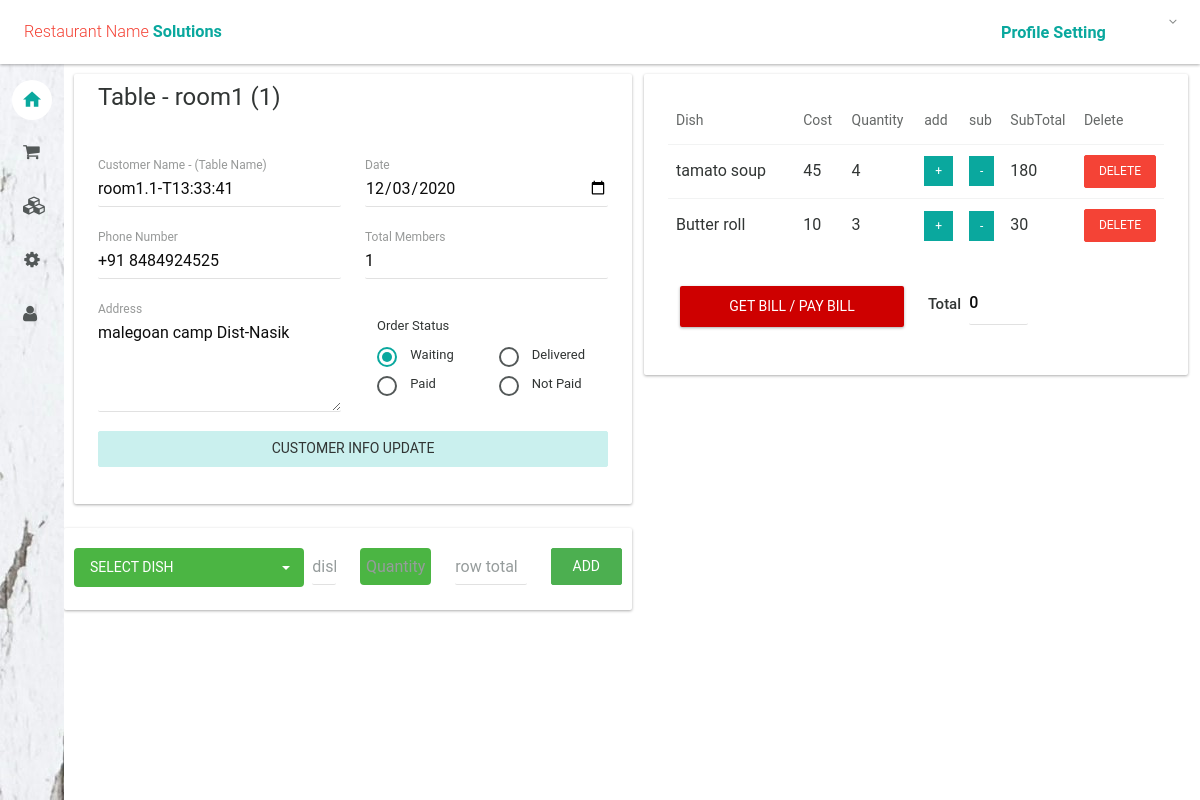
Screenshot of /CustomerAndDish/edit/66/ (signed in) with the database file from the repository.
### CustomerAndDish/models.py (models this page shows, shortened)
class TableInfo(models.Model):
    cust_id = models.ForeignKey(Customer, on_delete=models.SET_NULL,default='',blank=True, null=True)
    table_room = models.CharField(max_length=200, blank=False, null=False)
    table_no = models.SmallIntegerField(null=False)
    table_n = models.CharField(max_length=200, blank=True, null=True)
    in_time = models.DateTimeField(auto_now=True)
    is_close = models.BooleanField(default=0)

class Customer(models.Model):
    cust_id = models.AutoField(primary_key=True)
    table = models.CharField(max_length=255, blank=True, verbose_name='Table No.', null=True)
    name = models.CharField(max_length=200)
    phone = models.CharField(max_length=20,blank=True)
    address = models.TextField(blank=True)
    date = models.DateField(blank=True)
    time_in = models.TimeField(blank=True)
    payment_option = models.CharField(max_length=50) # Post pay / Pre Pay
    order_type = models.CharField(max_length=50)  #Dine In / Take Away
    order_status = models.CharField(max_length=50)
    order_total = models.IntegerField(blank=True) #Total bill
    no_of_people = models.IntegerField(blank=True)

class Customer_Dish(models.Model): #Invoice
    class Meta:
        unique_together = (('cust_id', 'dish_id'),)
    cust_id = models.ForeignKey(Customer,on_delete=models.CASCADE)
    dish_id =  models.ForeignKey(Dish,on_delete=models.CASCADE)
    quantity = models.IntegerField()
    dish_price = models.IntegerField()
    dish_row_total = models.IntegerField() #quantity * dishPrice

class Dish(models.Model):
    dish_id = models.AutoField(primary_key=True)
    def_dish_id = models.ForeignKey(DefaultDish,on_delete=models.CASCADE,default="")
    dish_name = models.CharField(max_length=50,default=def_dish_id)
    category = models.CharField(max_length=50,default='--')
    subcategory = models.CharField(max_length=50,default='--')
    active = models.CharField(max_length=50,default=1)
    date_created = models.DateField(default=datetime.now, blank=True)
    price = models.IntegerField()
    def __str__(self):
        return str(f'{self.def_dish_id}')

class DefaultDish(models.Model):
    dish_name_Def = models.CharField(db_column="dish", max_length=100)
    category = models.CharField(db_column="category",max_length=100)
    subcategory = models.CharField(db_column="subcategory",max_length=100)
    active = models.IntegerField(default='1')
    def __str__(self):
        return str(f'{self.dish_name_Def}')

### CustomerAndDish/views.py (the view)
# urls.py: url(r'^edit/(?P<cust_id>\d+)/$', views.Edit_Order, name='editOrder'),
@login_required
def Edit_Order(request,cust_id):
    customer = Customer.objects.get(cust_id=cust_id)
    table_obj = TableInfo.objects.get(table_n=customer.table)
    dishes_object = Customer_Dish.objects.filter(cust_id=cust_id)
    Dishes = Dish.objects.all()
    return render(request, 'CustomerAndDish/new_order.html', {'Dishes': Dishes,'table_obj':table_obj, 'order_dises': dishes_object})

### CustomerAndDish/templates/CustomerAndDish/new_order.html (shortened to what this page needs)
{% extends 'layout.html' %} {% load widget_tweaks %}
{% block body %}
<div class="container-fluid bg-light mt-5">
	<div class="row">
		<div class="col-sm-6">
			<div class="row">
				<div class="card" style="margin-top: 10px;margin-left: 10px;">
					<div class="card-head style-light">
						<header>
							<h2>Table - {{table_obj.table_room}} ({{table_obj.table_no}})</h2>
						</header>
					</div>
					<div class="card-body">
						<form class="form" role="form" action="/CustomerAndDish/new_order/{{table_obj.table_n}}"
							method="post">
							<div class="row">
								<div class="col-sm-6" style="margin-top: 0px;">
									<div class="form-group floating-label">
										<input type="text" name="Custname" class="form-control"
											value="{{table_obj.cust_id.name}}" />
										<label for="regular2">Customer Name - (Table Name)</label>
									</div>
									<div class="form-group floating-label" style="margin-top: 0px;">
										<input type="text" name="CustPhone" class="form-control"
											value="{{table_obj.cust_id.phone}}" />
										<label for="regular2">Phone Number</label>
									</div>
								</div>
								<div class="col-sm-6" style="margin-top: 0px;">
									<div class="form-group" style="margin-top: 0px;">
										<input type="date" class="form-control" id="CustOrderDate1"
											name="CustOrderDate1">
										<label for="regular2">Date</label>
									</div>
									<div class="row">
										<div class="col-sm-12">
											<div class="form-group floating-label" style="margin-top: 0px;">
												<input type="text" name="CustTotalFamilyMember" class="form-control"
													value="{{table_obj.cust_id.no_of_people}}" />
												<label for="select2">Total Members</label>
											</div>
										</div>
									</div>
								</div>
							</div>
							<div class="row">
								<div class="col-sm-6">
									<div class="form-group floating-label">
										<textarea class="form-control" rows="3"
											name="CustAddress">{{table_obj.cust_id.address}}</textarea>
										<label for="textarea2">Address</label>
									</div>
								</div>
								<div class="col-sm-6">
									<div class="form-group floating-label">
										<div class="col-md-12" style="margin-top: 0px;">
											<div class="row">
												<div class="col-sm-6">
													<label for="textarea2">Order Status</label>
												</div>
											</div>
											<div class="row">
												<div class="col-sm-6">
													<label class="radio-inline radio-styled">
														<label class="form-check-label"
															for="inlineRadio2">Waiting</label>
													</label>
												</div>
												<div class="col-sm-6">
													<label class="radio-inline radio-styled">
														<label class="form-check-label"
															for="inlineRadio2">Delivered</label>
													</label>
												</div>
											</div>
											<div class="row">
												<div class="col-sm-6">
													<label class="radio-inline radio-styled">
														<label class="form-check-label" for="inlineRadio3">Paid</label>
													</label>
												</div>
												<div class="col-sm-6">
													<label class="radio-inline radio-styled">
														<label class="form-check-label" for="inlineRadio4">Not
															Paid</label>
													</label>
												</div>
											</div>
										</div>
									</div>
								</div>
							</div>
							<input type="submit" class="btn btn-primary-bright btn-block"
								value="Customer Info Update" />
						</form>
					</div>
				</div>
			</div>
			<div class="row">
				<div class="card" style="margin-top: 0px;padding: 10px;">
					<form class="form" role="form" action="" method="post" style="margin-top: 10px;">
						<div class="row">
							<div class="col-sm-5">
							</div>
							<div class="col-sm-1">
								<input type="text" class="form-control" name="main_cost" placeholder="dish cost"
									id="main_cost" />
							</div>
							<div class="col-sm-2">
								<input type="text" class="form-control" id="main_quantity" name="main_quantity"
									placeholder="Quantity"
									style="border: 2px solid #4BB543;color: white;text-align: center;background-color: #4BB543;border-radius: 4px; " />
							</div>
							<div class="col-sm-2">
								<input type="text" name="main_rowPrice" placeholder="row total" id="main_rowPrice"
									class="form-control" />
							</div>
							<div class="col-sm-2">
								<input onclick="DishEntry(this.form)" type="button" class="btn btn-success btn-block"
									id="addrow" value="Add" style="margin-bottom: 0px; text-align: center;" />
							</div>
						</div>
					</form>
				</div>
			</div>
		</div>
		<div class="col-sm-6">
			<div class="card" style="margin-top: 10px;">
				<div class="card-body">
					<table class="table order-list" id="myTable" style="width: 100%">
						<thead>
							<tr>
								<td style="width: 30%;font-size: 14px;">Dish</td>
								<td style="width: 10%;font-size: 14px;">Cost</td>
								<td style="width: 15%;font-size: 14px;">Quantity</td>
								<td style="width: 5%;font-size: 14px;">add</td>
								<td style="width: 5%;font-size: 14px;">sub</td>
								<td style="width: 15%;font-size: 14px;">SubTotal</td>
								<td style="width: 15%;font-size: 14px;">Delete</td>
							</tr>
						</thead>
						<tbody>
							{% for i in order_dises %}
							<tr>
								<td>
									<div id="display_name_{{i.dish_id}}<">{{i.dish_id}}</div>
								</td>
								<td>
									<div id="display_dishprice_{{i.dish_id.dish_name|cut:' '}}">{{i.dish_price}}</div>
								</td>
								<td>
									<div id="display_quantity_{{i.dish_id.dish_name|cut:' '}}">{{i.quantity}}</div>
								</td>
								<td><button id="add_quantity.{{i.dish_id.dish_name}}"
										class="btn btn-sm btn-primary">+</button></td>
								<td><button id="remove_quantity.{{i.dish_id.dish_name}}"
										class="btn btn-sm btn-primary">-</button></td>
								<td>
									<div id="display_dishrowprice_{{i.dish_id.dish_name|cut:' '}}">{{i.dish_row_total}}
									</div>
								</td>
								<td><input type="button" id="delete_dish.{{i.dish_id.dish_name}}"
										class="deleteRow ibtnDel btn btn-md btn-danger" value="Delete"
										style="font-size: 12px;"></td>
							</tr>
							{% endfor %}
						</tbody>
					</table>
					<div class="col-sm-6" style="background-color: rgb(255, 255, 255)">
						<div class="card" style="margin-top: 10px;">
							<button class="btn btn-lg btn-block"
								style="font-size: 14px; color: rgb(255, 255, 255);background-color: rgb(206, 0, 0)"><a
									href="/CustomerAndDish/print/{{table_obj.cust_id.cust_id}}">Get Bill / Pay
									Bill</a></button>
						</div>
					</div>
					<div class="col-sm-1">
						<h4 style="text-align: center;margin-top: 20px;">Total</h4>
					</div>
					<div class="col-sm-2">
						<h4 type="text" class="form-control" name="main_total" id="grandtotal">
							{{table_obj.cust_id.order_total}}</h4>
					</div>
					<div class="col-sm-3" style="background-color: rgb(255, 255, 255)">
					</div>
				</div>
			</div>
		</div>
	</div>
</div>
{% endblock %}

### rows the page displays
TableInfo: table_room "room1", table_no "1", Custname "room1.1-T13:33:41", CustPhone "+91 8484924525", CustTotalFamilyMember "1", CustAddress "malegoan camp Dist-Nasik", cust_id.order_total "0"
Customer_Dish: dish_id "tamato soup", dish_price "45", quantity "4", dish_row_total "180"
Customer_Dish: dish_id "Butter roll", dish_price "10", quantity "3", dish_row_total "30"
